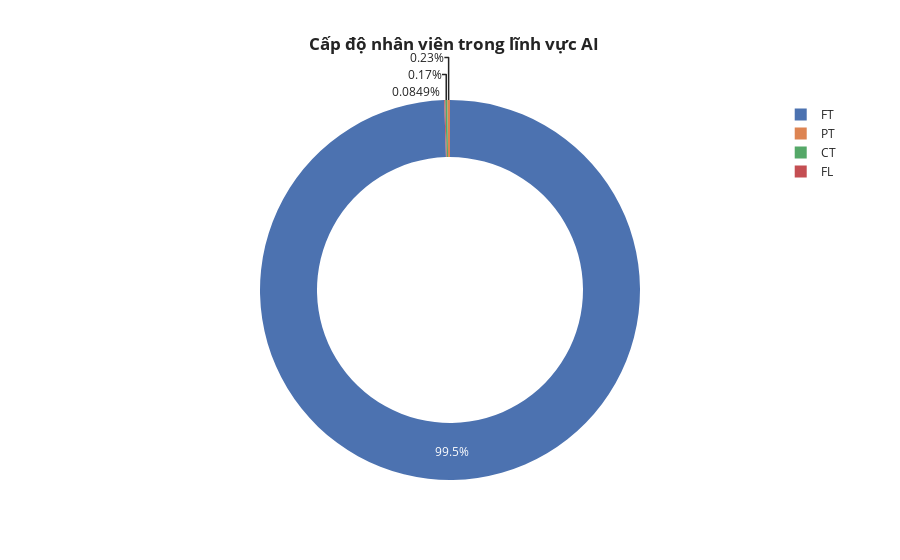

This figure's notebook cell:
### Code cell
fig=px.pie(df.groupby('employment_type',as_index=False)['salary_in_usd'].count().sort_values(by='salary_in_usd',ascending=False).head(10),names='employment_type',values='salary_in_usd',color='employment_type',hole=0.7,labels={'employment_type':'Employment level','salary_in_usd':'count'},template='seaborn',title='<b>  Cấp độ nhân viên trong lĩnh vực AI')
fig.update_layout(title_x=0.5)

### Figure 1 — Plotly figure (JSON) as saved in the notebook; plotly's stock layout.template omitted (floating-point values rounded to 4 significant figures)
{"data": [{"customdata": [["FT"], ["PT"], ["CT"], ["FL"]], "domain": {"x": [0, 1], "y": [0, 1]}, "hole": 0.7, "hovertemplate": "Employment level=%{customdata[0]}<br>count=%{value}<extra></extra>", "labels": ["FT", "PT", "CT", "FL"], "legendgroup": "", "marker": {"colors": ["rgb(76,114,176)", "rgb(221,132,82)", "rgb(85,168,104)", "rgb(196,78,82)"]}, "name": "", "showlegend": true, "type": "pie", "values": [16414, 38, 28, 14]}], "layout": {"legend": {"tracegroupgap": 0}, "title": {"text": "<b>  Cấp độ nhân viên trong lĩnh vực AI", "x": 0.5}}}
